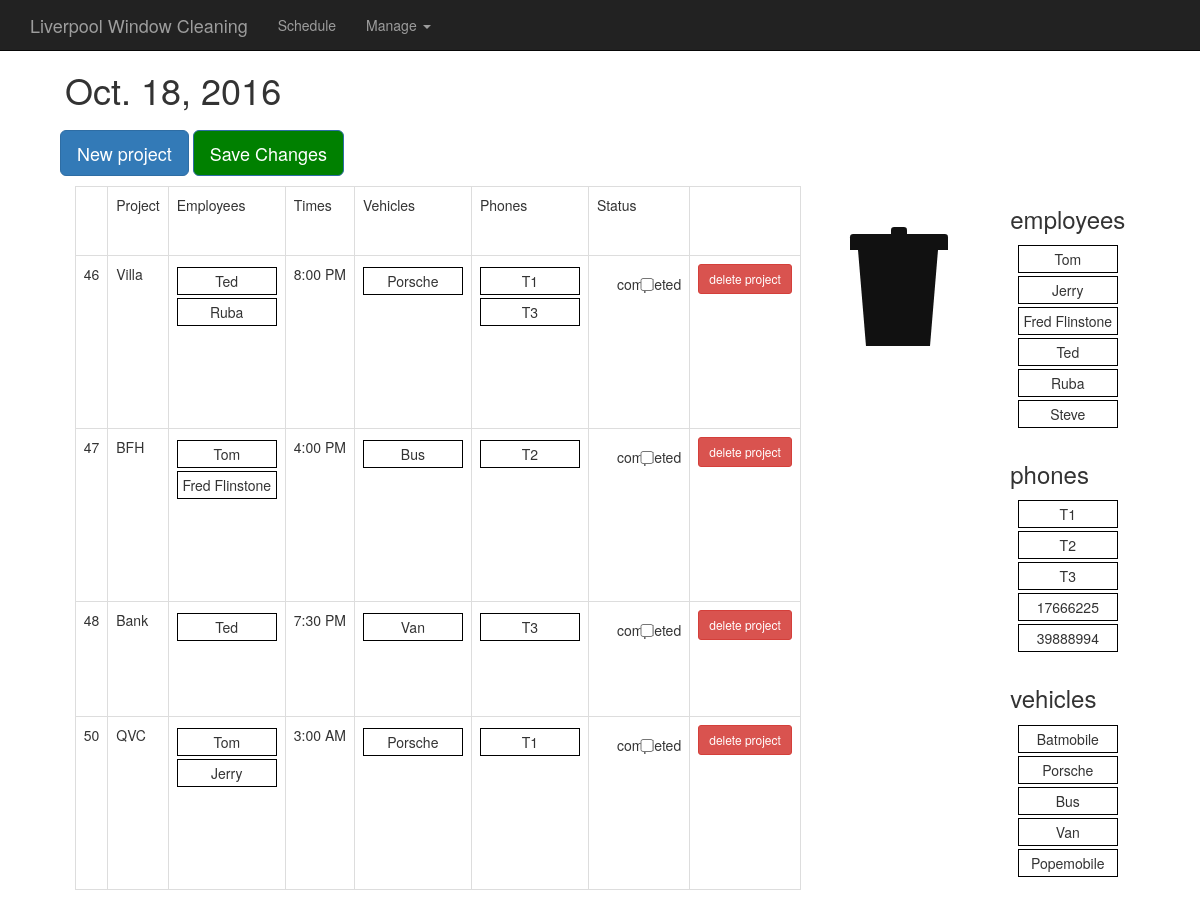
The app's page /, older data.
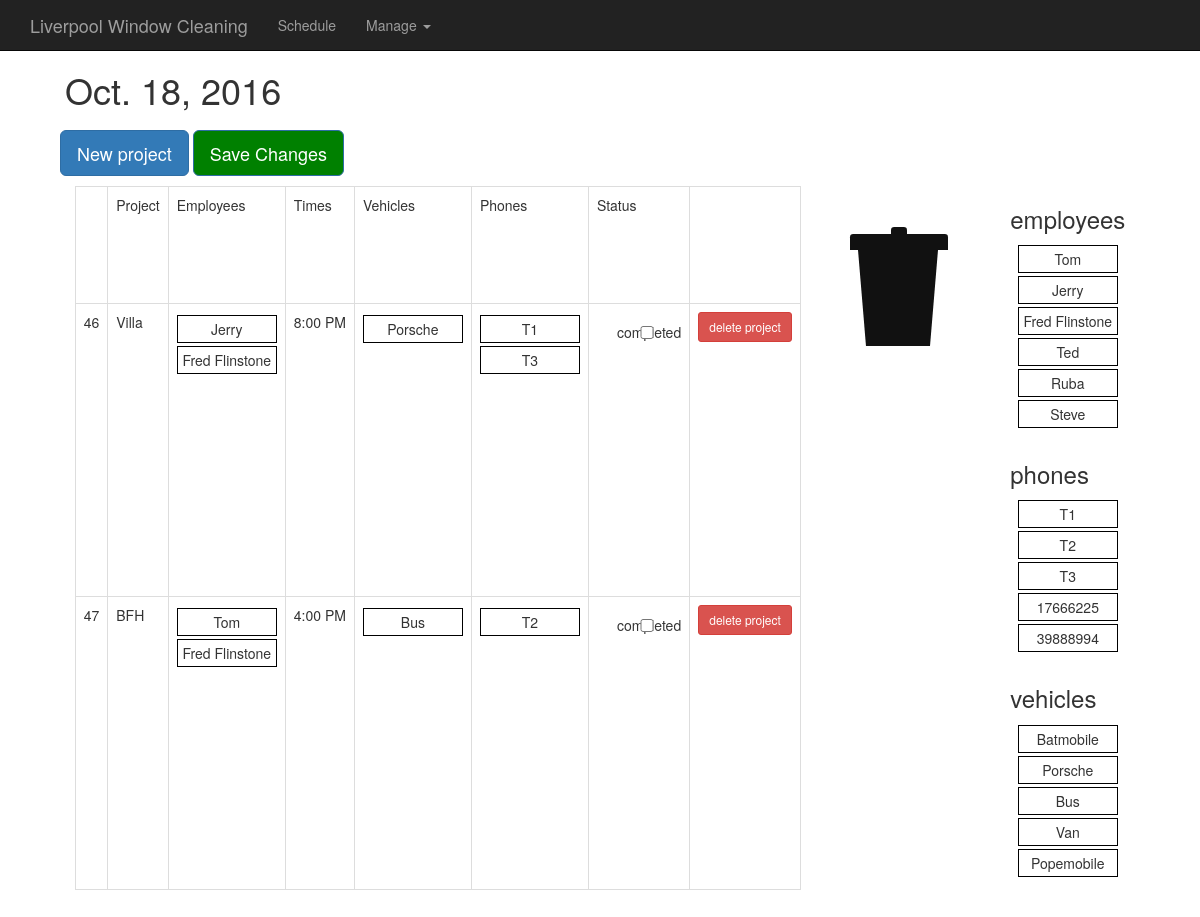
The same page, newer data.
### daily/models.py (models this page shows, shortened)
class Project(models.Model):
  complete = 'CMP'
  incomplete = 'INCMP'
  status_choices = (
      (complete, 'complete'),
      (incomplete, 'incomplete'),
      )
  name = models.CharField(max_length=200)
  date = models.DateField('Date', default=timezone.now().date())
  time = models.TimeField('Time', default=timezone.now().time())
  employee = models.ManyToManyField(Employee)
  phone = models.ManyToManyField(Phone)
  vehicle = models.ManyToManyField(Vehicle)
  status = models.CharField(
      max_length=5,
      choices=status_choices,
      default=incomplete
      )

class Employee(models.Model):
  name = models.CharField(max_length=100)
  category = models.ManyToManyField(Category)

class Vehicle(models.Model):
  name = models.CharField(max_length=100)

class Phone(models.Model):
  number = models.CharField(max_length=10)

### daily/views.py (the view)
# urls.py: url(r'^$', views.index, name='index'),
def index(request):
  today = timezone.now().date()
  incompletes = Project.objects.filter(status='INCMP')
  employees = Employee.objects.all()
  phones = Phone.objects.all()
  vehicles = Vehicle.objects.all()
  date = datetime.date(int(today.year), int(today.month), int(today.day))
  context = {'date': date, 'schedule': incompletes, 'date': today,
      'emp_names': employees, 'phones': phones, 'vehicles': vehicles}
  return render(request, 'daily/daily.html/', context)

### daily/templates/daily/daily.html (shortened to what this page needs)
{% extends 'daily/base.html' %}
{% load static %}
{% block content %}
      <div class="container">
      <div class="starter-template">
        <h1 id="date">{{ date }}</h1>
      </div>
    </div>
    <div id="daily-view">
        <div id="form-fields">
          <button type="button" class="btn btn-primary btn-lg" id="new-proj-button" onclick="addProject()">New project</button>
             <button type="button" class="btn btn-primary btn-lg"
              id="save-button" onclick="updateSchedule()">Save Changes</button>
        </div>
        <div class="h-box">
        <table class="table table-bordered" id="daily-table">
          <tbody>
            <tr>
              <td>  </td>
              <td>Project</td>
              <td>Employees</td>
              <td>Times</td>
              <td>Vehicles</td>
              <td>Phones</td>
              <td>Status </td>
              <td></td>
            </tr>
            {% for project in schedule.all %}
            <tr id={{ project.id }} class ="project">
              <td>{{ project.id }}</td>
              <td class="name-td">{{ project.name }}</td>
              <td>
                <ol class='sortable_with_drop employee_list'>
                  {% for emp in project.employee.all %}
                  <li class="flex-li employee">{{ emp.name }}</li>
                  {% endfor %}
                </ol>
              </td>
              <td class="time-td"><span>{{project.time|time:"g:i A"}}<span></td>
              <td>
                <ol class='sortable_with_drop vehicle_list'>
                  {% for v in project.vehicle.all %}
                  <li class="flex-li vehicle">{{ v.name }}</li>
                  {% endfor %}
                </ol>
              </td>
              <td>
                <ol class='sortable_with_drop phone_list'>
                  {% for tel in project.phone.all %}
                  <li class="flex-li telephone">{{ tel.number }}</li>
                  {% endfor %}
                </ol>
              </td>
              <td>
                <div class="checkbox">
                  <label>
                    <input type="checkbox" class="chk-box"> completed
                  </label>
                </div>
              </td>
              <td>
                <button type="button" class="btn btn-sm btn-danger
                  delete">delete project</button>
              </td>
              {% endfor %}
            </tbody>
          </table>
          <ol class='trash employee_trash'>
            <li>
                <div class="lid"></div>
                <div class="lidcap"></div>
                <div class="bin"></div>
              </li>
            </ol>
          <div class="v-box" id="sources">
            <h3>employees</h3>
            <ol class='sortable_with_no_drop' id="emps-source">
              {% for emp in emp_names.all %}
              <li class="flex-li employee">{{ emp.name }}</li>
              {% endfor %}
            </ol>
            <h3>phones</h3>
            <ol class='sortable_with_no_drop' id="phones-source">
              {% for phone in phones.all %}
              <li class="flex-li telephone">{{ phone.number }}</li>
              {% endfor %}
            </ol>
            <h3>vehicles</h3>
            <ol class='sortable_with_no_drop' id="vehicles-source">
              {% for v in vehicles.all %}
              <li class="flex-li vehicle">{{ v.name }}</li>
              {% endfor %}
            </ol>
          </div>
        </div>
      </div>
    </body>
    {% endblock %}

Row changes from the older to the newer data that the page shows:
no longer on this page (row edited): Project: id "48", name "Bank", time "7:30 PM", Employee (name "Ted"), Vehicle (name "Van"), Phone (number "T3")
removed Project: id "50", name "QVC", time "3:00 AM", Employee (name "Tom"), Employee (name "Jerry"), Vehicle (name "Porsche"), Phone (number "T1")
changed Project "Villa": gains Employee (name "Jerry"); gains Employee (name "Fred Flinstone"); loses Employee (name "Ted"); loses Employee (name "Ruba")
